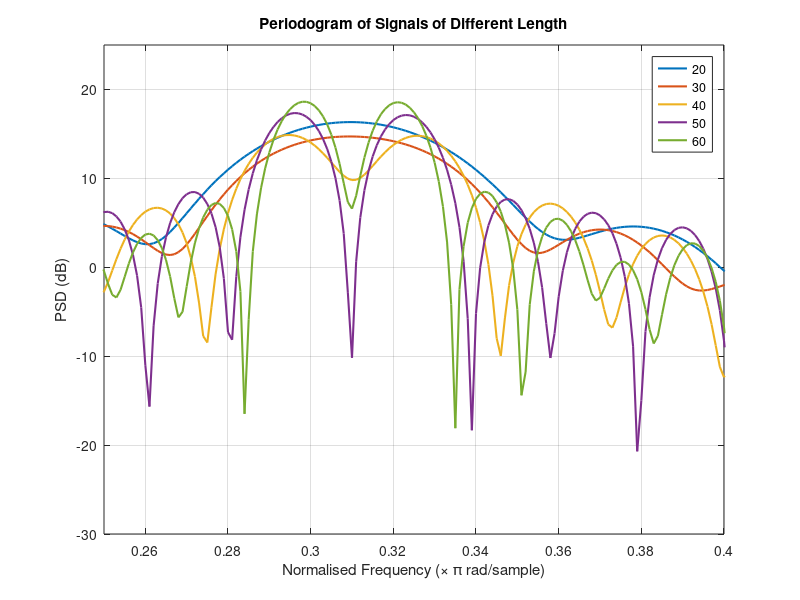

This figure's MATLAB source: (Note: this script raises an error after producing the figure.)
%% Initialization
clc;
clear;
close all;

%% Setting Parameters
Fs = 1;  % normalized sampling frequency
n = 1000;  % number of samples
t = (0:n-1)/Fs;  % sampling time

f = (-n/2:n/2-1)/n * Fs;  % symmetrical frequency points

S = exp(1i*2*pi*0.3*t) + exp(1i*2*pi*0.32*t);  % generate the signal with two complex exponentials
noise = sqrt(0.2/2) * (randn(1,n) + 1i*randn(1,n));  % generate noise
S_n = S + noise;

L = [20 30 40 50 60];  % Signal length

%% PSD of Signals of Different Length
PSD = zeros(length(L),n);
for i = 1:length(L)
    s = S_n(1:L(i));  % take length L(i)
    PSD(i,:) = pow2db(abs(fftshift(fft(s,n))).^2 / L(i));  % calculate PSD
end

%% Result
figure
for i = 1:length(L)
    plot(f,PSD(i,:),'LineWidth',1.5)
    hold on
end
grid on
title('Periodogram of Signals of Different Length')
legend(int2str(L'))
xlabel('Normalised Frequency (× \pi rad/sample)')
ylabel('PSD (dB)')
axis([0.25 0.4 -30 25])

tilefigs([0 0.4 0.4 1])